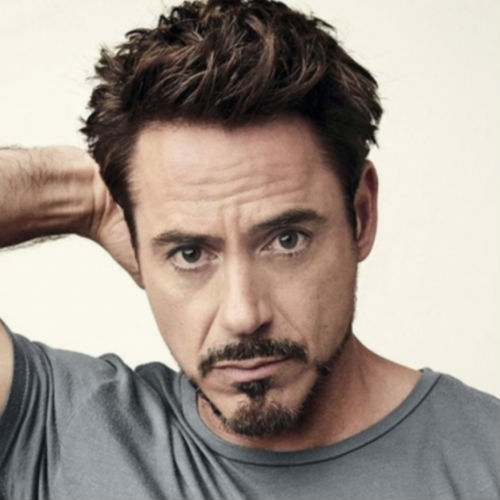
#> input picture Python/ASCIIfy_Image/input.jpg, 500 x 500 px
$ python asciify.py input.jpg
#> lines starting #> are read from the running program, lines starting #| are printed output that depends on the picture
import sys
from PIL import Image, ImageDraw

"""
A grayscale pixel value is converted into one of these special characters
"""
ASCII_SET = ["@", "#", "$", "%", "?", "*", "+", ";", ":", ",", "."]

"""
method resize()
            - takes parameter image and new_width
            - resizes the image into new_width maintaining the aspect aspect_ratio
            - returns this resized image, new width and new height
"""


def resize(image, new_width=100):
    (old_width, old_height) = image.size
    aspect_ratio = old_height / old_width
    new_height = int(aspect_ratio * new_width)
    new_image = image.resize((new_width, new_height))
    return new_image, new_width, new_height


"""
method convertToGray()
            - takes parameter image
            - returns converted grayscale image
"""


def convertToGray(image):
    return image.convert("L")


"""
method PixelToAscii()
            - takes parameter image
            - returns a string with all image pixels converted to ascii special symbols from ASCII_SET
"""


def PixelToAscii(image, buckets=25):
    pixels = list(image.getdata())
    new_pixels = [ASCII_SET[pixel_value // buckets] for pixel_value in pixels]
    return "".join(new_pixels)


"""
method saveImage()
            - takes parameter string, new width and new height
            - writes the string in an image and saves the image as image.png
"""


def saveImage(ascii_str, new_width, new_height):
    image = Image.new(mode="RGB", size=(new_width * 11, new_height * 11), color="white")
    draw = ImageDraw.Draw(image)
    draw.multiline_text((0, 0), ascii_str, fill=(0, 0, 0), align="center", spacing=0)
    image.save("image.png")


"""
method asciify()
            - takes parameter image path
            - calls the required functions to asciify the image
"""


def asciify(img_path):
#> called with img_path = 'input.jpg'
    try:
        image = Image.open(img_path)
#> image is the input picture: PIL image 500x500 RGB; mean R, G, B 161.3, 150, 141.2
    except Exception:
        print("Unable to find image in", img_path)
        return
    image, new_width, new_height = resize(image)
#> in resize, `new_image = image.resize((new_width, new_height))`:
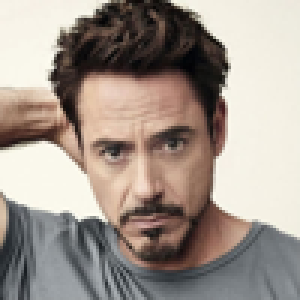
#> new_image: PIL image 100x100 RGB (shown 3 times larger); mean R, G, B 161.3, 150, 141.2
#> new_width = 100; new_height = 100
    gray_image = convertToGray(image)
#> in convertToGray, `return image.convert("L")`:
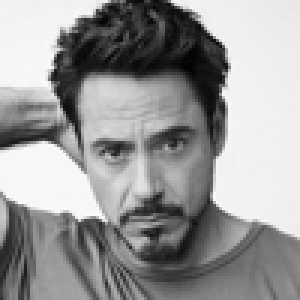
#> returned value: PIL image 100x100 L (shown 3 times larger); min 2, max 252, mean 152.4
    ascii_char_list = PixelToAscii(gray_image)
#> in PixelToAscii, `pixels = list(image.getdata())`: pixels = 10000 values, max 252 at index 4816, min 2 at index 1763, mean 152.4
#> in PixelToAscii, `new_pixels = [ASCII_SET[pixel_value // buckets] for pixel_value in pix..`: new_pixels = 10000 items, first 6: ',', ',', ',', ',', ',', ','

    len_ascii_list = len(ascii_char_list)
#> len_ascii_list = 10000
    ascii_str = ""
    ascii_str = "".join([ascii_str + i + i for i in ascii_char_list])

    ascii_str = [
        ascii_str[index : index + 2 * new_width]
        for index in range(0, 2 * len_ascii_list, 2 * new_width)
    ]
#> ascii_str = 100 items
    ascii_str = "\n".join(ascii_str)

    saveImage(ascii_str, new_width, new_height)
#> in saveImage, `image = Image.new(mode="RGB", size=(new_width * 11, new_height * 11), ..`: image: PIL image 1100x1100 RGB; every value is 255
#> in saveImage, `image.save("image.png")`:
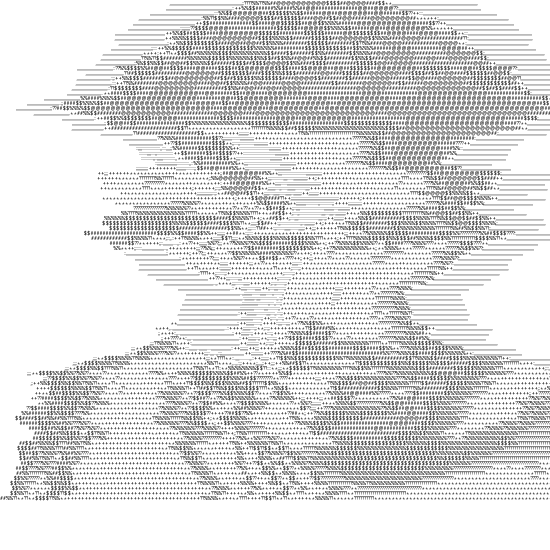
#> saved as image.png: PIL image 1100x1100 RGB (shown at 1/2 size); min 3, max 255, mean 219.4


if __name__ == "__main__":
    if len(sys.argv) > 1:
        img_path = str(" ".join(sys.argv[1:]))
    asciify(img_path)
